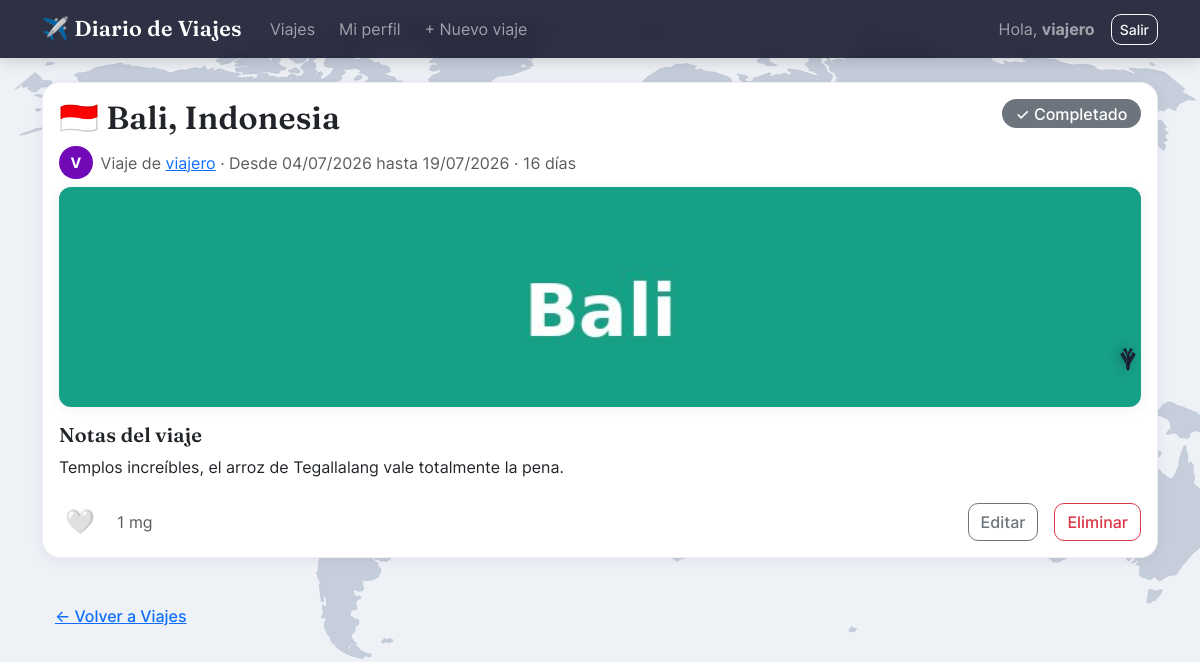
/viaje/2/ (signed in), run on the app's committed database.
### viajes/models.py (models this page shows, shortened)
class Viaje(models.Model):
    COMPLETADO = "completado"
    EN_PROGRESO = "en_progreso"
    PLANIFICADO = "planificado"
    ESTADO_CHOICES = [
        (COMPLETADO, "Completado"),
        (EN_PROGRESO, "En progreso"),
        (PLANIFICADO, "Planificado"),
    ]
    propietario = models.ForeignKey(
        settings.AUTH_USER_MODEL,
        on_delete=models.CASCADE,
        related_name="viajes",
        verbose_name="Propietario",
    )
    destino = models.CharField(
        max_length=100,
        verbose_name="Destino",
        help_text='Ciudad o región, ej: "París", "Bali", "Cartagena".',
    )
    pais = models.CharField(max_length=100, verbose_name="País")
    fecha_inicio = models.DateField(verbose_name="Fecha de inicio")
    fecha_fin = models.DateField(
        verbose_name="Fecha de término",
        null=True,
        blank=True,
        help_text="Déjalo vacío si el viaje todavía no termina o es un plan a futuro.",
    )
    estado = models.CharField(
        max_length=15,
        choices=ESTADO_CHOICES,
        default=PLANIFICADO,
        editable=False,
        verbose_name="Estado",
    )
    notas = models.TextField(
        blank=True,
        verbose_name="Notas del viaje",
        help_text="Detalles, recuerdos o lo que quieras anotar sobre este viaje.",
    )
    creado = models.DateTimeField(auto_now_add=True)
    actualizado = models.DateTimeField(auto_now=True)
    class Meta:
        ordering = ["-fecha_inicio"]  # más reciente primero
        verbose_name = "Viaje"
        verbose_name_plural = "Viajes"
    @property
    def duracion_dias(self):
        fin = self.fecha_fin or timezone.localdate()
        dias = (fin - self.fecha_inicio).days + 1
        return max(dias, 1)
    @property
    def total_mg(self):
        return self.mg.count()
    def con_mg_de(self, usuario):
        if not usuario or not usuario.is_authenticated:
            return False
        return self.mg.filter(usuario=usuario).exists()

class FotoViaje(models.Model):
    MAX_FOTOS_POR_VIAJE = 2
    viaje = models.ForeignKey(Viaje, on_delete=models.CASCADE, related_name="fotos")
    imagen = models.ImageField(upload_to="viajes/%Y/%m/", verbose_name="Foto")
    subida = models.DateTimeField(auto_now_add=True)
    class Meta:
        ordering = ["subida"]
        verbose_name = "Foto de viaje"
        verbose_name_plural = "Fotos de viaje"

### viajes/views.py (the view)
# urls.py: path("viaje/<int:pk>/", views.detalle_viaje, name="detalle_viaje"),
@login_required
def detalle_viaje(request, pk):
    viaje = get_object_or_404(Viaje.objects.select_related("propietario"), pk=pk)
    perfil = _perfil_de(request.user)
    es_propietario = viaje.propietario_id == request.user.id
    if not es_propietario and not perfil.puede_ver_otros:
        messages.warning(request, "No tienes permiso para ver los viajes de otros usuarios.")
        return redirect("lista_viajes")
    return render(
        request,
        "viajes/detalle_viaje.html",
        {
            "viaje": viaje,
            "es_propietario": es_propietario,
            "tiene_mg": viaje.con_mg_de(request.user),
        },
    )

### viajes/templatetags/viajes_extras.py (called while the page is built)
def _normalizar(texto):
    texto = texto.strip().lower()
    return "".join(
        c for c in unicodedata.normalize("NFD", texto) if unicodedata.category(c) != "Mn"
    )

@register.filter
def bandera(pais):
    if not pais:
        return "🌍"
    return _BANDERAS.get(_normalizar(pais), "🌍")

@register.filter
def color_avatar(username):
    if not username:
        return _PALETA_AVATAR[0]
    indice = sum(ord(c) for c in username) % len(_PALETA_AVATAR)
    return _PALETA_AVATAR[indice]

@register.filter
def inicial(username):
    return username[0].upper() if username else "?"

### viajes/views.py (called while the page is built)
def _perfil_de(usuario):
    perfil, _ = PerfilUsuario.objects.get_or_create(usuario=usuario)
    return perfil

### viajes/templates/viajes/detalle_viaje.html (shortened to what this page needs)
{% extends "viajes/base.html" %}
{% load viajes_extras %}
{% block contenido %}
<div class="card viaje-card viaje-{{ viaje.estado }}">
    <div class="card-body">
        <div class="d-flex justify-content-between">
            <h2>{{ viaje.pais|bandera }} {{ viaje.destino }}, {{ viaje.pais }}</h2>
            <span class="badge badge-{{ viaje.estado }} fs-6 align-self-start">
                {% if viaje.estado == 'completado' %}✓ Completado
                {% elif viaje.estado == 'en_progreso' %}🔄 En progreso
                {% else %}📋 Planificado{% endif %}
            </span>
        </div>
        <div class="d-flex align-items-center gap-2 text-muted mb-2">
            <span class="avatar-circulo" style="background-color: {{ viaje.propietario.username|color_avatar }}">
                {{ viaje.propietario.username|inicial }}
            </span>
            <span>
                Viaje de <a href="{% url 'perfil_usuario' viaje.propietario.username %}">{{ viaje.propietario.username }}</a>
                · Desde {{ viaje.fecha_inicio|date:"d/m/Y" }}
                {% if viaje.fecha_fin %} hasta {{ viaje.fecha_fin|date:"d/m/Y" }}{% else %} (sin fecha de término aún){% endif %}
                · {{ viaje.duracion_dias }} día{{ viaje.duracion_dias|pluralize }}
            </span>
        </div>
        {% if viaje.fotos.all %}
        <div class="galeria-fotos mb-3">
            {% for foto in viaje.fotos.all %}
            <a href="{{ foto.imagen.url }}" target="_blank" rel="noopener">
                <img src="{{ foto.imagen.url }}" alt="Foto de {{ viaje.destino }}">
            </a>
            {% endfor %}
        </div>
        {% endif %}
        <h5>Notas del viaje</h5>
        <p>{{ viaje.notas|default:"Sin notas todavía."|linebreaksbr }}</p>
        <div class="d-flex align-items-center gap-3 mt-4">
            <form method="post" action="{% url 'toggle_mg' viaje.pk %}" class="m-0">
                <button type="submit" class="boton-mg {% if tiene_mg %}activo{% endif %}" title="Mg">
                    {% if tiene_mg %}❤️{% else %}🤍{% endif %}
                </button>
            </form>
            <span class="text-muted">{{ viaje.total_mg }} mg</span>
            {% if es_propietario %}
            <a href="{% url 'editar_viaje' viaje.pk %}" class="btn btn-outline-secondary ms-auto">Editar</a>
            <a href="{% url 'eliminar_viaje' viaje.pk %}" class="btn btn-outline-danger">Eliminar</a>
            {% endif %}
        </div>
    </div>
</div>
<a href="{% url 'lista_viajes' %}" class="btn btn-link mt-3">&larr; Volver a Viajes</a>
{% endblock %}

### viajes/templates/viajes/base.html (shortened to what this page needs)
{% load static %}
<!DOCTYPE html>
<html lang="es">
<head>
    <link href="{% static 'viajes/vendor/bootstrap/css/bootstrap.min.css' %}" rel="stylesheet">
    <link rel="stylesheet" href="{% static 'viajes/css/style.css' %}">
</head>
<body>
<nav class="navbar navbar-expand-lg navbar-dark bg-dark mb-4">
    <div class="container">
        <a class="navbar-brand" href="{% url 'lista_viajes' %}">✈️ Diario de Viajes</a>
        <div class="collapse navbar-collapse" id="navbarNav">
            {% if user.is_authenticated %}
            <ul class="navbar-nav me-auto">
                <li class="nav-item"><a class="nav-link" href="{% url 'lista_viajes' %}">Viajes</a></li>
                <li class="nav-item"><a class="nav-link" href="{% url 'mi_perfil' %}">Mi perfil</a></li>
                {% if user.perfil.puede_crear_viajes %}
                <li class="nav-item"><a class="nav-link" href="{% url 'crear_viaje' %}">+ Nuevo viaje</a></li>
                {% endif %}
            </ul>
            <span class="navbar-text me-3">
                Hola, <strong>{{ user.username }}</strong>
            </span>
            <form action="{% url 'logout' %}" method="post" class="d-flex">
                <button class="btn btn-outline-light btn-sm" type="submit">Salir</button>
            </form>
            {% else %}
            <ul class="navbar-nav ms-auto">
                <li class="nav-item"><a class="nav-link" href="{% url 'login' %}">Ingresar</a></li>
                <li class="nav-item"><a class="nav-link" href="{% url 'registro' %}">Crear cuenta</a></li>
            </ul>
            {% endif %}
        </div>
    </div>
</nav>
<div class="container mb-5">
    {% block contenido %}{% endblock %}
</div>
</body>
</html>

### viajes/static/viajes/css/style.css (style rules this page uses)
:root { --fuente-titulos: "Fraunces", "Georgia", serif; --fuente-texto: "Inter", -apple-system, "Segoe UI", Roboto, sans-serif; --color-primario: #3a86ff; --color-primario-oscuro: #2a5fc9; --sombra-suave: 0 2px 14px rgba(35, 39, 82, 0.07); --sombra-hover: 0 14px 30px rgba(35, 39, 82, 0.14); }
html { scroll-behavior: smooth; }
body { font-family: var(--fuente-texto); color: #23263a; min-height: 100vh; background-color: #eef1f6; background-attachment: fixed; }
:root { --ruta-vuelo: ellipse(44vw 40vh at 50vw 45vh); --duracion-vuelo: 34s; }
h1, h2, h3, h4, h5, .navbar-brand { font-family: var(--fuente-titulos); font-weight: 600; letter-spacing: 0.2px; }
.navbar { background: rgba(20, 22, 43, 0.88) !important; backdrop-filter: blur(10px); -webkit-backdrop-filter: blur(10px); box-shadow: 0 2px 16px rgba(0, 0, 0, 0.18); }
.navbar-brand { font-size: 1.35rem; letter-spacing: 0.3px; }
.navbar .nav-link { font-family: var(--fuente-texto); border-radius: 8px; padding: 0.4rem 0.75rem !important; transition: background-color 0.15s ease; }
.viaje-card { border: 1px solid rgba(35, 39, 82, 0.07); border-left: 6px solid #ccc; border-radius: 18px; margin-bottom: 1.4rem; box-shadow: var(--sombra-suave); transition: transform 0.15s ease, box-shadow 0.15s ease; overflow: hidden; background-color: #fff; }
.viaje-completado { border-left-color: #6c757d; }
.badge-completado { background-color: #6c757d; }
.badge { border-radius: 999px; font-weight: 500; padding: 0.4em 0.85em; }
.galeria-fotos { display: grid; grid-template-columns: repeat(auto-fit, minmax(180px, 1fr)); gap: 0.75rem; }
.galeria-fotos img { width: 100%; height: 220px; object-fit: cover; border-radius: 12px; box-shadow: var(--sombra-suave); transition: transform 0.15s ease; }
.avatar-circulo { display: inline-flex; align-items: center; justify-content: center; width: 2.1rem; height: 2.1rem; border-radius: 50%; color: #fff; font-weight: 700; font-size: 0.9rem; flex-shrink: 0; font-family: var(--fuente-texto); }
.boton-mg { border: none; background: none; font-size: 1.5rem; line-height: 1; cursor: pointer; transition: transform 0.12s ease; }
.card { border-radius: 18px; border: 1px solid rgba(35, 39, 82, 0.07); box-shadow: var(--sombra-suave); }
.btn { border-radius: 10px; font-family: var(--fuente-texto); font-weight: 500; }

### data on the page
Viaje: pais|bandera "🇮🇩", destino "Bali", pais "Indonesia", propietario.username|inicial "V", propietario.username "viajero", fecha_inicio "04/07/2026", fecha_fin "19/07/2026", duracion_dias "16", notas "Templos increíbles, el arroz de Tegallalang vale totalmente la pena.", total_mg "1"
FotoViaje: imagen (picture)

### other printed values
{{ user.username }} "viajero"
